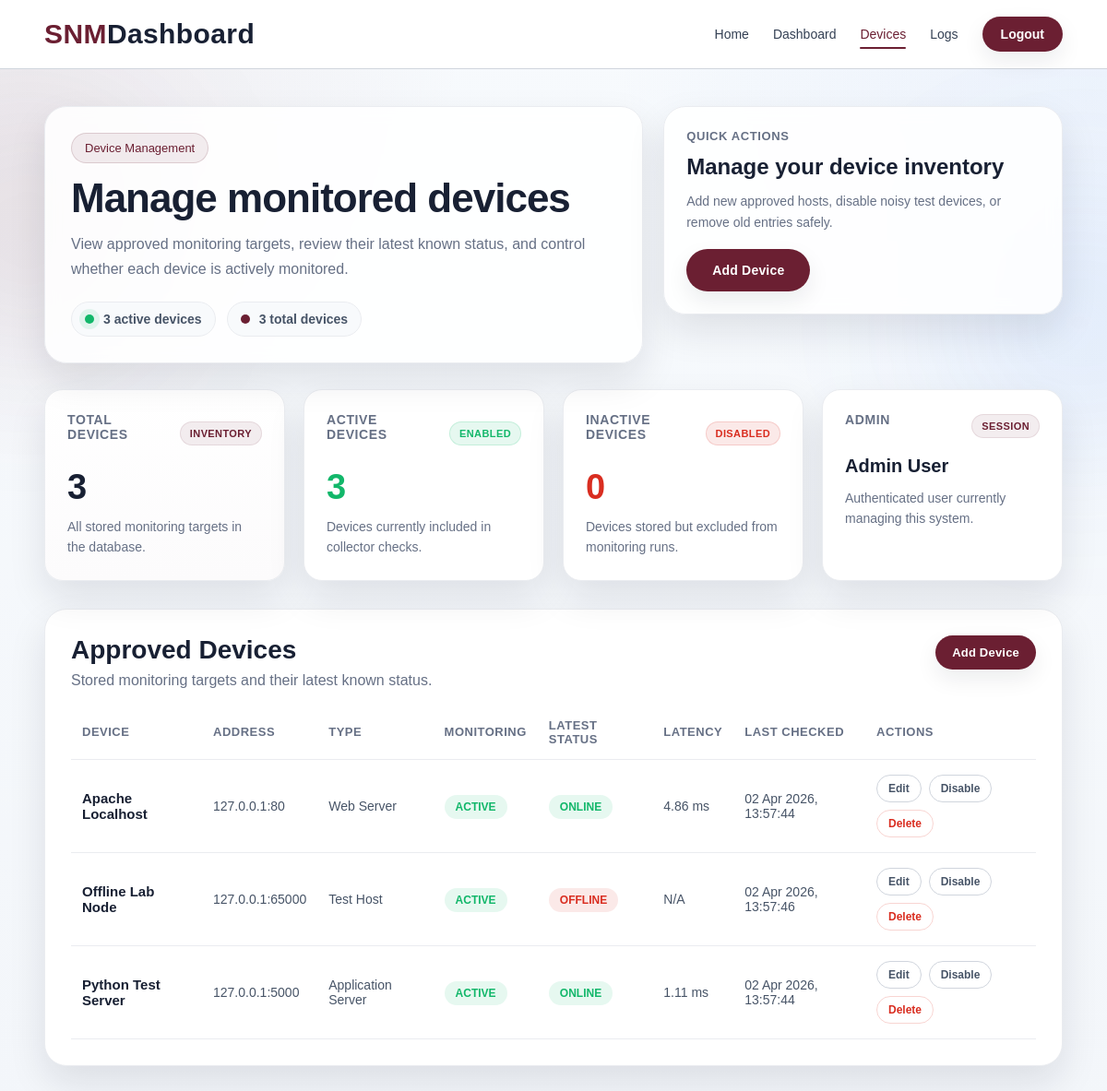
Page /devices.php (signed in) on the committed database.
### tables this page shows
CREATE TABLE `devices` (
  `id` int(11) NOT NULL,
  `device_name` varchar(100) NOT NULL,
  `ip_address` varchar(45) NOT NULL,
  `port` int(11) NOT NULL,
  `device_type` varchar(50) DEFAULT 'Unknown',
  `notes` text DEFAULT NULL,
  `is_active` tinyint(1) DEFAULT 1,
  `created_at` timestamp NOT NULL DEFAULT current_timestamp()
);

### devices.php (the view, shortened to what this page needs)
<?php
require 'database.php';
$admin_name = $_SESSION['admin_name'] ?? 'Administrator';
$devices = [];
$sql = "
    SELECT
        d.id,
        d.device_name,
        d.ip_address,
        d.port,
        d.device_type,
        d.notes,
        d.is_active,
        d.created_at,
        sl.status AS latest_status,
        sl.latency_ms AS latest_latency,
        sl.checked_at AS last_checked
    FROM devices d
    LEFT JOIN (
        SELECT s1.device_id, s1.status, s1.latency_ms, s1.checked_at
        FROM status_logs s1
        INNER JOIN (
            SELECT device_id, MAX(checked_at) AS max_checked
            FROM status_logs
            GROUP BY device_id
        ) s2
        ON s1.device_id = s2.device_id
        AND s1.checked_at = s2.max_checked
    ) sl
    ON d.id = sl.device_id
    ORDER BY d.device_name ASC
";
$result = $conn->query($sql);
if ($result) {
    while ($row = $result->fetch_assoc()) {
        $devices[] = $row;
    }
}
$total_devices = count($devices);
$active_devices = 0;
$inactive_devices = 0;
foreach ($devices as $device) {
    if ((int)$device['is_active'] === 1) {
        $active_devices++;
    } else {
        $inactive_devices++;
    }
}
?>
<!DOCTYPE html>
<html lang="en">
<head>
    <link rel="stylesheet" href="style.css">
</head>
<body>
<section class="dashboard-page dashboard-page-enhanced">
    <div class="dashboard-bg-orb dashboard-bg-orb-two"></div>
    <nav class="navbar dashboard-nav">
        <div class="nav-shell">
            <div class="logo">SNM<span>Dashboard</span></div>
            <div class="nav-links">
                <a href="index.php">Home</a>
                <a href="dashboard.php">Dashboard</a>
                <a href="devices.php" class="active-link">Devices</a>
                <a href="logs.php">Logs</a>
                <form method="POST" action="logout.php" class="logout-form">
                    <button type="submit" class="nav-button logout-button">Logout</button>
                </form>
            </div>
        </div>
    </nav>
    <div class="dashboard-container">
        <div class="dashboard-hero-panel">
            <div class="dashboard-hero-copy">
                <p class="dashboard-tag">Device Management</p>
                <h1>Manage monitored devices</h1>
                <p class="dashboard-subtext">
                    View approved monitoring targets, review their latest known status, and control whether each device is actively monitored.
                </p>
                <div class="dashboard-hero-meta">
                    <div class="meta-chip">
                        <span class="meta-dot meta-dot-live"></span>
                        <span><?php echo $active_devices; ?> active devices</span>
                    </div>
                    <div class="meta-chip">
                        <span class="meta-dot"></span>
                        <span><?php echo $total_devices; ?> total devices</span>
                    </div>
                </div>
            </div>
            <div class="dashboard-hero-side">
                <div class="hero-side-card">
                    <span class="hero-side-label">Quick Actions</span>
                    <strong>Manage your device inventory</strong>
                    <p>Add new approved hosts, disable noisy test devices, or remove old entries safely.</p>
                    <div class="hero-side-actions">
                        <a href="add-device.php" class="btn-primary">Add Device</a>
                    </div>
                </div>
            </div>
        </div>
        <div class="summary-grid summary-grid-enhanced">
            <div class="summary-card summary-card-primary">
                <div class="summary-card-top">
                    <h3>Total Devices</h3>
                    <span class="summary-pill">Inventory</span>
                </div>
                <div class="summary-number"><?php echo $total_devices; ?></div>
                <p>All stored monitoring targets in the database.</p>
            </div>
            <div class="summary-card">
                <div class="summary-card-top">
                    <h3>Active Devices</h3>
                    <span class="summary-pill success-pill">Enabled</span>
                </div>
                <div class="summary-number status-online-text"><?php echo $active_devices; ?></div>
                <p>Devices currently included in collector checks.</p>
            </div>
            <div class="summary-card">
                <div class="summary-card-top">
                    <h3>Inactive Devices</h3>
                    <span class="summary-pill danger-pill">Disabled</span>
                </div>
                <div class="summary-number status-offline-text"><?php echo $inactive_devices; ?></div>
                <p>Devices stored but excluded from monitoring runs.</p>
            </div>
            <div class="summary-card">
                <div class="summary-card-top">
                    <h3>Admin</h3>
                    <span class="summary-pill">Session</span>
                </div>
                <div class="summary-small"><?php echo htmlspecialchars($admin_name); ?></div>
                <p>Authenticated user currently managing this system.</p>
            </div>
        </div>
        <div class="dashboard-panel dashboard-panel-large">
            <div class="panel-header panel-header-row">
                <div>
                    <h2>Approved Devices</h2>
                    <p>Stored monitoring targets and their latest known status.</p>
                </div>
                <div class="panel-actions">
                    <a href="add-device.php" class="btn-primary btn-small">Add Device</a>
                </div>
            </div>
            <?php if (!empty($devices)): ?>
                <div class="table-wrapper">
                    <table class="dashboard-table devices-table">
                        <thead>
                            <tr>
                                <th>Device</th>
                                <th>Address</th>
                                <th>Type</th>
                                <th>Monitoring</th>
                                <th>Latest Status</th>
                                <th>Latency</th>
                                <th>Last Checked</th>
                                <th>Actions</th>
                            </tr>
                        </thead>
                        <tbody>
                            <?php foreach ($devices as $device): ?>
                                <tr>
                                    <td>
                                        <div class="device-name-cell">
                                            <strong>
                                                <a href="device-details.php?id=<?php echo (int)$device['id']; ?>" class="device-link">
                                                    <?php echo htmlspecialchars($device['device_name']); ?>
                                                </a>
                                            </strong>
                                        </div>
                                    </td>
                                    <td>
                                        <?php echo htmlspecialchars($device['ip_address']) . ':' . htmlspecialchars($device['port']); ?>
                                    </td>
                                    <td>
                                        <?php echo htmlspecialchars($device['device_type'] ?? 'Unknown'); ?>
                                    </td>
                                    <td>
                                        <?php if ((int)$device['is_active'] === 1): ?>
                                            <span class="badge active-badge">ACTIVE</span>
                                        <?php else: ?>
                                            <span class="badge inactive-badge">INACTIVE</span>
                                        <?php endif; ?>
                                    </td>
                                    <td>
                                        <?php if ($device['latest_status'] === 'online'): ?>
                                            <span class="badge online">ONLINE</span>
                                        <?php elseif ($device['latest_status'] === 'offline'): ?>
                                            <span class="badge offline">OFFLINE</span>
                                        <?php else: ?>
                                            <span class="badge neutral-badge">NO DATA</span>
                                        <?php endif; ?>
                                    </td>
                                    <td>
                                        <?php echo $device['latest_latency'] !== null ? htmlspecialchars($device['latest_latency']) . ' ms' : 'N/A'; ?>
                                    </td>
                                    <td>
                                        <?php echo !empty($device['last_checked']) ? htmlspecialchars(date('d M Y, H:i:s', strtotime($device['last_checked']))) : 'Never'; ?>
                                    </td>
                                    <td>
                                        <div class="table-actions">
                                            <a href="edit-device.php?id=<?php echo (int)$device['id']; ?>" class="table-action-link">Edit</a>
                                            <form method="POST" class="inline-form">
                                                <button type="submit" name="toggle_device" class="table-action-button">
                                                    <?php echo (int)$device['is_active'] === 1 ? 'Disable' : 'Enable'; ?>
                                                </button>
                                            </form>
                                            <form method="POST" class="inline-form"
                                                  onsubmit="return confirm('Are you sure you want to delete this device? This will also remove its logs.');">
                                                <button type="submit" name="delete_device" class="table-action-button danger-action">
                                                    Delete
                                                </button>
                                            </form>
                                        </div>
                                    </td>
                                </tr>
                            <?php endforeach; ?>
                        </tbody>
                    </table>
                </div>
            <?php endif; ?>
        </div>
    </div>
</section>
</body>
</html>

### rows in the picture
devices: device_name "Apache Localhost", ip_address "127.0.0.1", port "80", device_type "Web Server", is_active "ACTIVE", shows "ONLINE", latest_latency "4.86", last_checked "02 Apr 2026, 13:57:44"
devices: device_name "Offline Lab Node", ip_address "127.0.0.1", port "65000", device_type "Test Host", is_active "ACTIVE", shows "OFFLINE", shows "N/A", last_checked "02 Apr 2026, 13:57:46"
devices: device_name "Python Test Server", ip_address "127.0.0.1", port "5000", device_type "Application Server", is_active "ACTIVE", shows "ONLINE", latest_latency "1.11", last_checked "02 Apr 2026, 13:57:44"

### other values in the picture
$active_devices "3"
$total_devices "3"
$inactive_devices "0"
$admin_name "Admin User"
